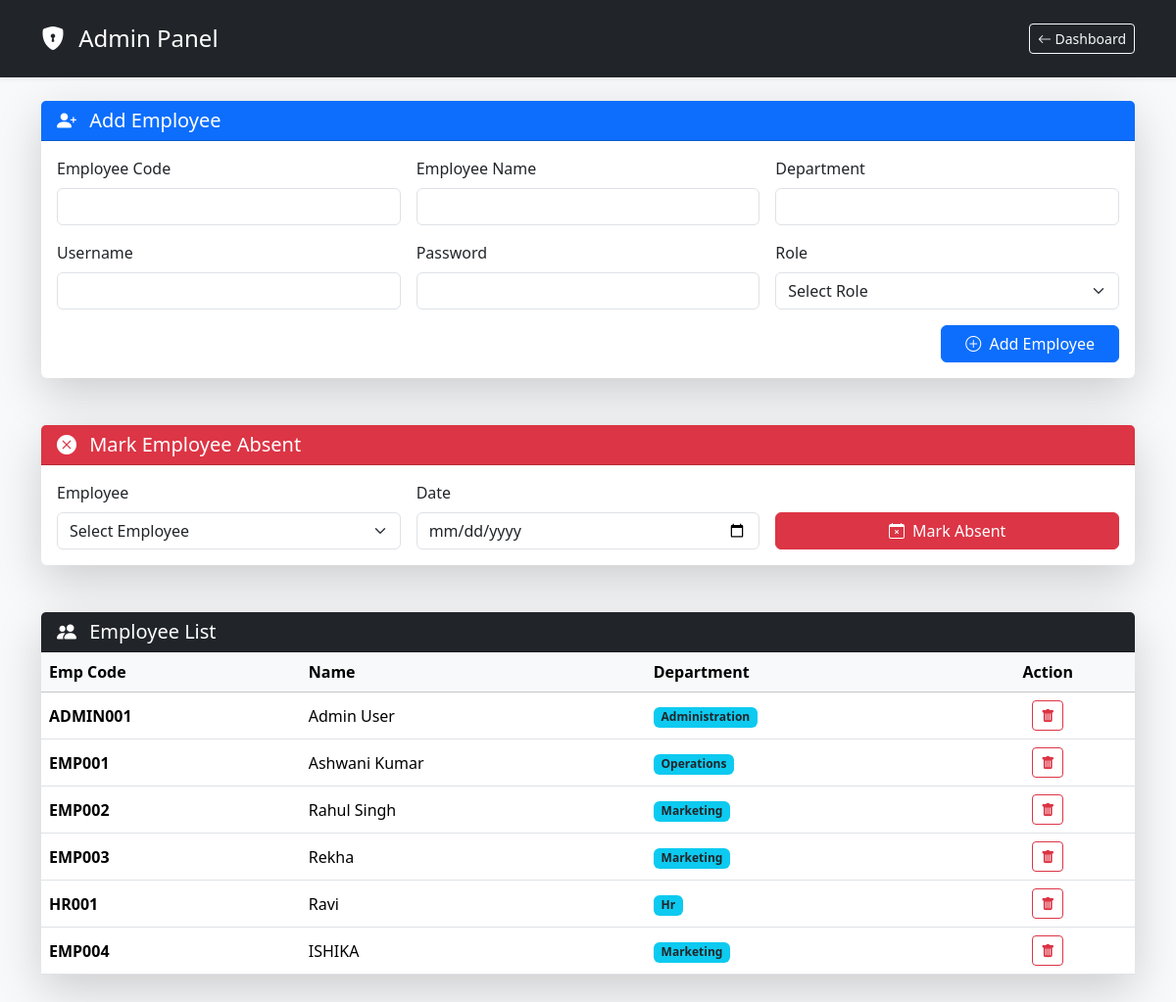
The app's page /admin (signed in) with its own data.
### tables this page shows
CREATE TABLE employees (
        id INTEGER PRIMARY KEY AUTOINCREMENT,
        emp_code TEXT UNIQUE,
        name TEXT,
        department TEXT
    );

### app.py (the view)
@app.route("/admin")
def admin_panel():
    if session.get("role") not in ["Admin", "HR"]:
        return "Unauthorized"
    conn = get_db()
    cur = conn.cursor()
    cur.execute("SELECT id, emp_code, name, department FROM employees")
    employees = cur.fetchall()
    conn.close()
    return render_template("admin.html", employees=employees)

### db.py (called while the page is built)
def get_db():
    return sqlite3.connect("attendance.db")

### templates/admin.html (shortened to what this page needs)
<!DOCTYPE html>
<html lang="en">
<head>
    <link href="https://cdn.jsdelivr.net/npm/bootstrap@5.3.2/dist/css/bootstrap.min.css" rel="stylesheet">
    <link href="https://cdn.jsdelivr.net/npm/bootstrap-icons@1.11.1/font/bootstrap-icons.css" rel="stylesheet">
</head>
<body class="bg-light">
<div class="bg-dark text-white py-4 mb-4 shadow-sm">
    <div class="container d-flex justify-content-between align-items-center">
        <h4 class="mb-0">
            <i class="bi bi-shield-lock-fill me-2"></i>
            Admin Panel
        </h4>
        <a href="/dashboard" class="btn btn-outline-light btn-sm">
            <i class="bi bi-arrow-left"></i> Dashboard
        </a>
    </div>
</div>
<div class="container">
    <div class="card shadow-lg border-0 mb-5">
        <div class="card-header bg-primary text-white">
            <h5 class="mb-0">
                <i class="bi bi-person-plus-fill me-2"></i>
                Add Employee
            </h5>
        </div>
        <div class="card-body">
            <form method="POST" action="/add_employee" class="row g-3">
                <div class="col-md-4">
                    <label class="form-label">Employee Code</label>
                    <input type="text" name="emp_code" class="form-control" required>
                </div>
                <div class="col-md-4">
                    <label class="form-label">Employee Name</label>
                    <input type="text" name="name" class="form-control" required>
                </div>
                <div class="col-md-4">
                    <label class="form-label">Department</label>
                    <input type="text" name="department" class="form-control" required>
                </div>
                <div class="col-md-4">
                    <label class="form-label">Username</label>
                    <input type="text" name="username" class="form-control" required>
                </div>
                <div class="col-md-4">
                    <label class="form-label">Password</label>
                    <input type="password" name="password" class="form-control" required>
                </div>
                <div class="col-md-4">
                    <label class="form-label">Role</label>
                    <select name="role" class="form-select" required>
                        <option value="">Select Role</option>
                    </select>
                </div>
                <div class="col-12 text-end mt-3">
                    <button type="submit" class="btn btn-primary px-4">
                        <i class="bi bi-plus-circle me-1"></i>
                        Add Employee
                    </button>
                </div>
            </form>
        </div>
    </div>
    <div class="card shadow-lg border-0 mb-5">
        <div class="card-header bg-danger text-white">
            <h5 class="mb-0">
                <i class="bi bi-x-circle-fill me-2"></i>
                Mark Employee Absent
            </h5>
        </div>
        <div class="card-body">
            <form method="POST" action="/mark_absent" class="row g-3 align-items-end">
                <div class="col-md-4">
                    <label class="form-label">Employee</label>
                    <select name="emp_id" class="form-select" required>
                        <option value="">Select Employee</option>
                    </select>
                </div>
                <div class="col-md-4">
                    <label class="form-label">Date</label>
                    <input type="date" name="date" class="form-control" required>
                </div>
                <div class="col-md-4">
                    <button class="btn btn-danger w-100">
                        <i class="bi bi-calendar-x me-1"></i>
                        Mark Absent
                    </button>
                </div>
            </form>
        </div>
    </div>
    <div class="card shadow-lg border-0 mb-5">
        <div class="card-header bg-dark text-white">
            <h5 class="mb-0">
                <i class="bi bi-people-fill me-2"></i>
                Employee List
            </h5>
        </div>
        <div class="card-body p-0">
            <div class="table-responsive">
                <table class="table table-hover align-middle mb-0">
                    <thead class="table-light">
                        <tr>
                            <th>Emp Code</th>
                            <th>Name</th>
                            <th>Department</th>
                            <th class="text-center">Action</th>
                        </tr>
                    </thead>
                    <tbody>
                        {% for e in employees %}
                        <tr>
                            <td><strong>{{ e[1] }}</strong></td>
                            <td>{{ e[2] }}</td>
                            <td>
                                <span class="badge bg-info text-dark">
                                    {{ e[3] }}
                                </span>
                            </td>
                            <td class="text-center">
                                <a href="/delete_employee/{{ e[0] }}"
                                   class="btn btn-sm btn-outline-danger"
                                   onclick="return confirm('Delete employee permanently?')">
                                    <i class="bi bi-trash-fill"></i>
                                </a>
                            </td>
                        </tr>
                        {% endfor %}
                    </tbody>
                </table>
            </div>
        </div>
    </div>
</div>
</body>
</html>

### records on screen
employees: emp_code "ADMIN001", name "Admin User", department "Administration"
employees: emp_code "EMP001", name "Ashwani Kumar", department "Operations"
employees: emp_code "EMP002", name "Rahul Singh", department "Marketing"
employees: emp_code "EMP003", name "Rekha", department "Marketing"
employees: emp_code "HR001", name "Ravi", department "Hr"
employees: emp_code "EMP004", name "ISHIKA", department "Marketing"
